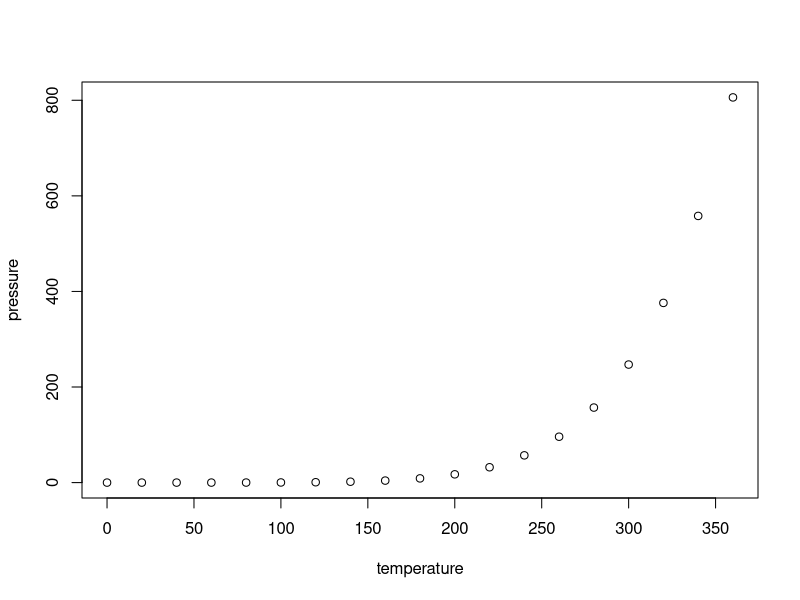
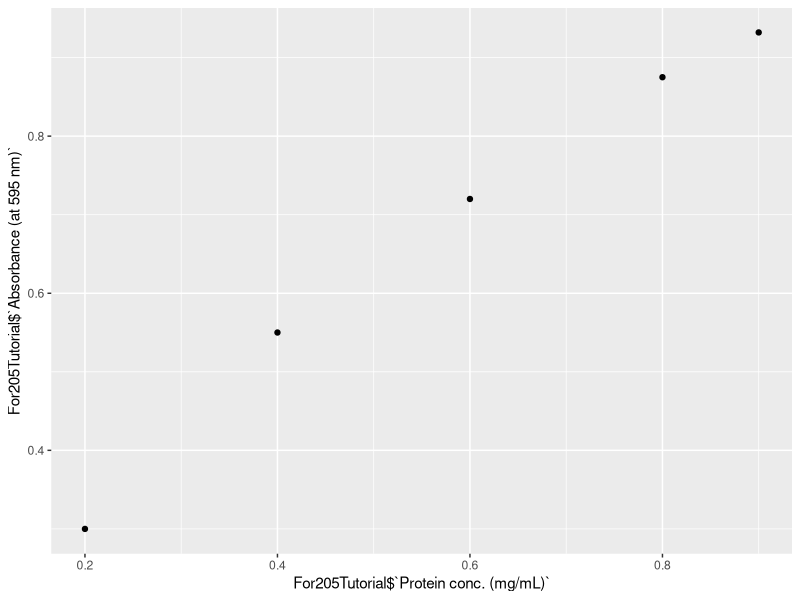
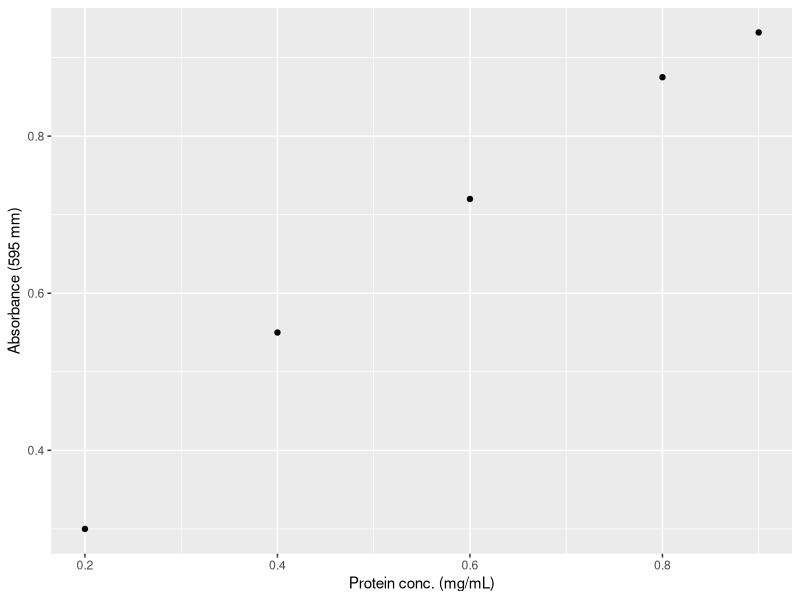
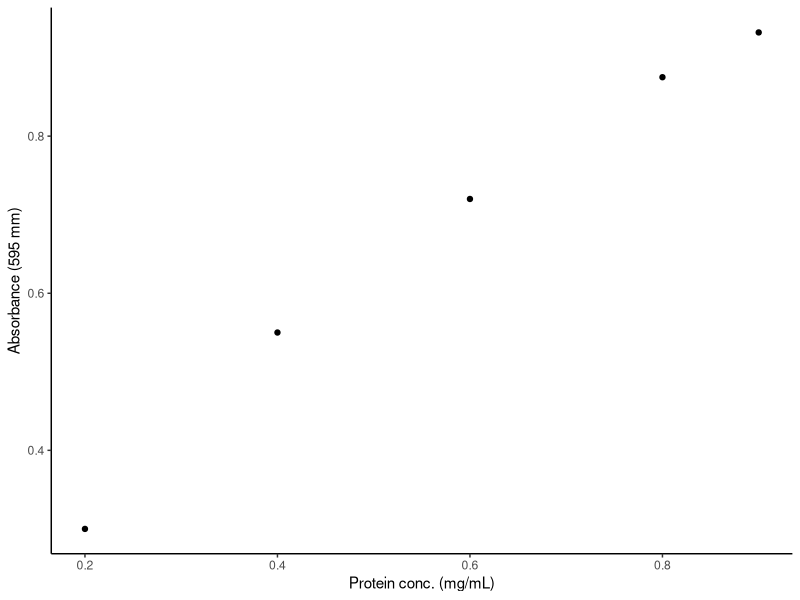
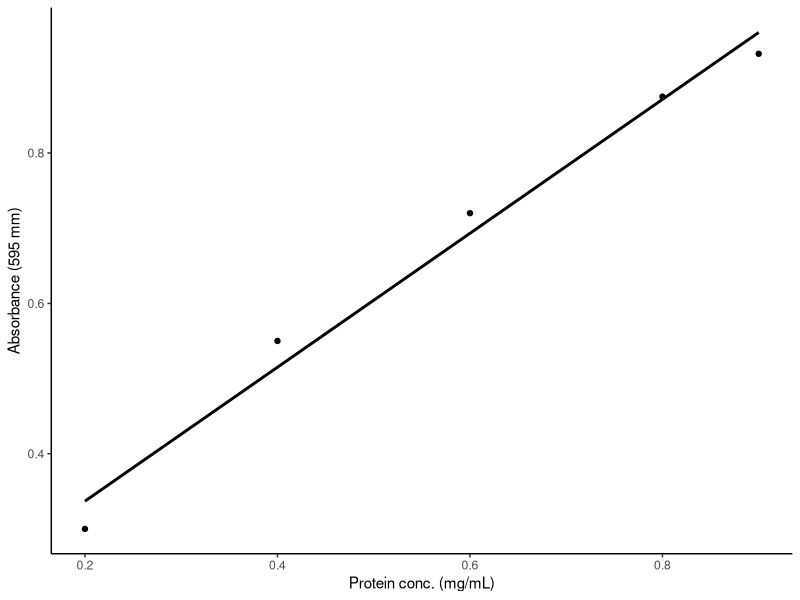
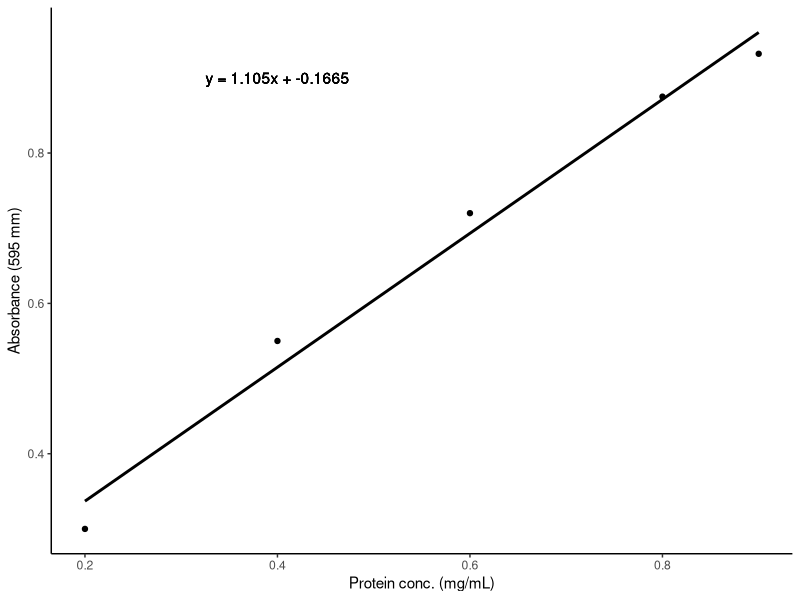
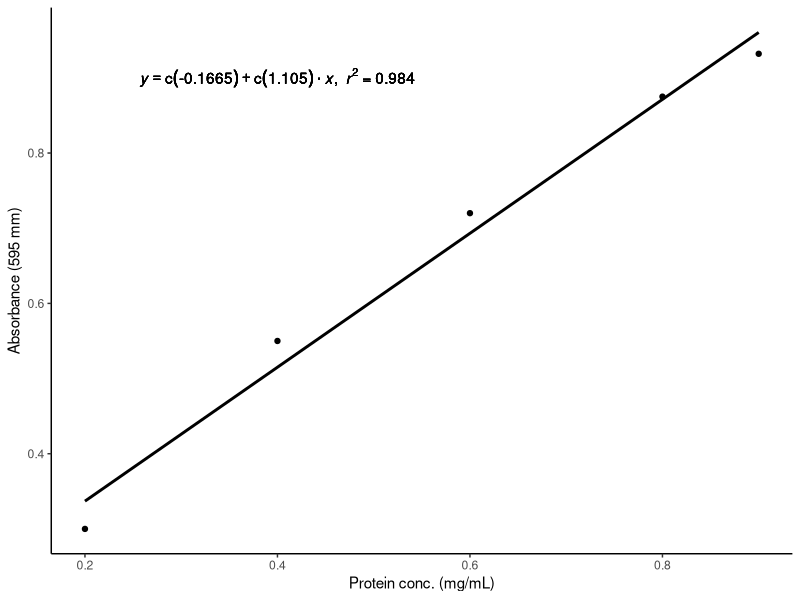

Recreate these plots in R, in order.
## ---- chunk 1
knitr::opts_chunk$set(echo = TRUE)
## ---- chunk 2
summary(cars)
## ---- chunk 3
plot(pressure)
## ---- chunk 4
library(readxl)
For205Tutorial <- read_excel("For205Tutorial.xlsx")
print(For205Tutorial)
## ---- chunk 5
print(For205Tutorial)
## ---- chunk 6
install.packages('ggplot2')
## ---- chunk 7
library(ggplot2)
## ---- chunk 8
ggplot(For205Tutorial) +
  aes(For205Tutorial$`Protein conc. (mg/mL)`, For205Tutorial$`Absorbance (at 595 nm)`) +
  geom_point()
## ---- chunk 9
ggplot(For205Tutorial) +
  aes(For205Tutorial$`Protein conc. (mg/mL)`, For205Tutorial$`Absorbance (at 595 nm)`) +
  geom_point() +
  xlab("Protein conc. (mg/mL)") +
  ylab("Absorbance (595 mm)")
## ---- chunk 10
ggplot(For205Tutorial) +
  aes(For205Tutorial$`Protein conc. (mg/mL)`, For205Tutorial$`Absorbance (at 595 nm)`) +
  geom_point() +
  xlab("Protein conc. (mg/mL)") +
  ylab("Absorbance (595 mm)") +
  theme_bw() + theme(panel.border = element_blank(), panel.grid.major = element_blank(), panel.grid.minor = element_blank(), axis.line = element_line(colour = "black"))
## ---- chunk 11
ggplot(For205Tutorial) +
  aes(For205Tutorial$`Protein conc. (mg/mL)`, For205Tutorial$`Absorbance (at 595 nm)`) +
  geom_point() +
  xlab("Protein conc. (mg/mL)") +
  ylab("Absorbance (595 mm)") +
  theme_bw() + theme(panel.border = element_blank(), panel.grid.major = element_blank(), panel.grid.minor = element_blank(), axis.line = element_line(colour = "black")) +
  geom_smooth(method=lm, se = FALSE, color="black")
## ---- chunk 12
lm1 <- lm(For205Tutorial$`Protein conc. (mg/mL)` ~ For205Tutorial$`Absorbance (at 595 nm)`)
print(lm1)
## ---- chunk 13
ggplot(For205Tutorial) +
  aes(For205Tutorial$`Protein conc. (mg/mL)`, For205Tutorial$`Absorbance (at 595 nm)`) +
  geom_point() +
  xlab("Protein conc. (mg/mL)") +
  ylab("Absorbance (595 mm)") +
  theme_bw() + theme(panel.border = element_blank(), panel.grid.major = element_blank(), panel.grid.minor = element_blank(), axis.line = element_line(colour = "black")) +
  geom_smooth(method=lm, se = FALSE, color="black") +
  geom_text(x = 0.4, y=0.9, label="y = 1.105x + -0.1665")
## ---- chunk 14
y1 = 0.5
x1 <- (y1 + 0.1665)/1.1052
print(x1)
## ---- chunk 15
c <- For205Tutorial$`Absorbance (at 595 nm)`
d <- For205Tutorial$`Protein conc. (mg/mL)`
m <- lm(d ~ c, For205Tutorial)
lm_eqn <- function(For205Tutorial){
eq <- substitute(italic(y) == a + b %.% italic(x)*","~~italic(r)^2~"="~r2, list(a = format(coef(m)[1], digits = 4), b = format(coef(m)[2], digits = 4), r2 = format(summary(m)$r.squared, digits = 3)))
as.character(as.expression(eq));
}
ggplot(For205Tutorial) +
  aes(For205Tutorial$`Protein conc. (mg/mL)`, For205Tutorial$`Absorbance (at 595 nm)`) +
  geom_point() +
  xlab("Protein conc. (mg/mL)") +
  ylab("Absorbance (595 mm)") +
  theme_bw() + theme(panel.border = element_blank(), panel.grid.major = element_blank(), panel.grid.minor = element_blank(), axis.line = element_line(colour = "black")) +
  geom_smooth(method=lm, se = FALSE, color="black") +
  geom_text(x = 0.4, y = 0.9, label = lm_eqn(For205Tutorial), parse = TRUE)
